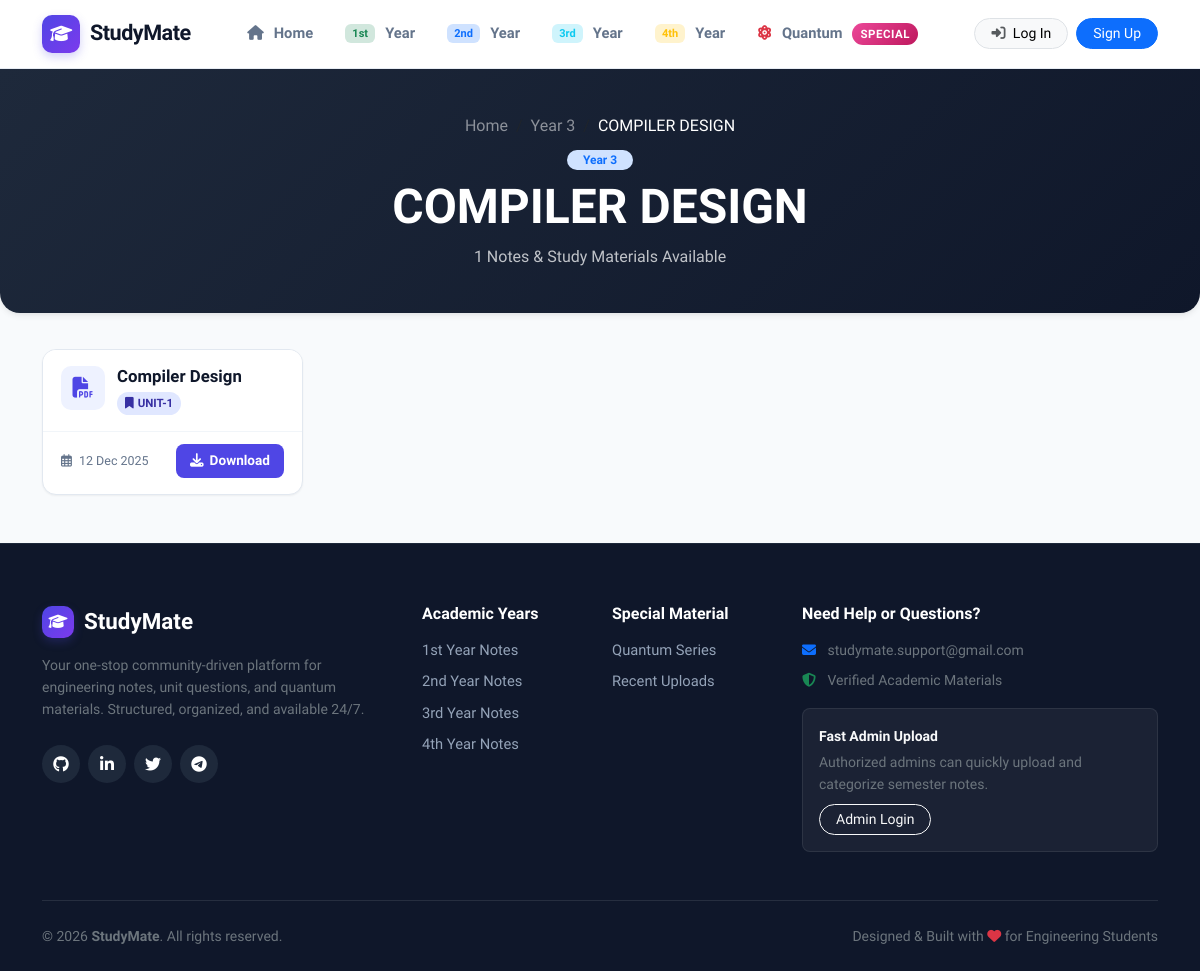
The app's page /subject/4/notes/ with its own data.
### notes/models.py (models this page shows, shortened)
class Subject(models.Model):
    name = models.CharField(max_length=100)
    year = models.IntegerField()  # 1 for 1st year, 2 for 2nd year, etc.
    image = models.ImageField(upload_to='subject_images/', null=True, blank=True)
    is_quantum = models.BooleanField(default=False)
    class Meta:
        ordering = ['year', 'name']
        verbose_name = "Subject"
        verbose_name_plural = "Subjects"

class Note(models.Model):
    title = models.CharField(max_length=200)
    chapter = models.ForeignKey(Chapter, on_delete=models.CASCADE, related_name='notes')
    file = models.FileField(upload_to='notes/')
    uploaded_by = models.ForeignKey(User, on_delete=models.CASCADE, related_name='uploaded_notes')
    upload_date = models.DateTimeField(auto_now_add=True)
    class Meta:
        ordering = ['-upload_date']
        verbose_name = "Note"
        verbose_name_plural = "Notes"

class Chapter(models.Model):
    name = models.CharField(max_length=255)
    subject = models.ForeignKey(Subject, on_delete=models.CASCADE, related_name='chapters')
    image = models.ImageField(upload_to='chapter_images/', null=True, blank=True)
    class Meta:
        ordering = ['subject', 'name']
        verbose_name = "Chapter / Unit"
        verbose_name_plural = "Chapters / Units"

### notes/views.py (the view)
# urls.py: path('subject/<int:subject_id>/notes/', views.subject_notes, name='subject_notes'),
def subject_notes(request, subject_id):
    subject = get_object_or_404(Subject, id=subject_id)
    notes = Note.objects.filter(chapter__subject=subject).select_related('chapter', 'uploaded_by').order_by('-upload_date')
    return render(request, 'subject_notes.html', {
        'subject': subject,
        'notes': notes
    })

### templates/subject_notes.html (shortened to what this page needs)
{% extends 'base.html' %}
{% block content %}
<section class="page-header-banner text-center">
    <div class="container">
        <nav aria-label="breadcrumb">
            <ol class="breadcrumb justify-content-center mb-2">
                <li class="breadcrumb-item"><a href="{% url 'home' %}" class="text-white-50 text-decoration-none">Home</a></li>
                {% if subject.is_quantum %}
                    <li class="breadcrumb-item"><a href="{% url 'quantum' %}" class="text-white-50 text-decoration-none">Quantum</a></li>
                {% else %}
                    <li class="breadcrumb-item"><a href="{% url 'year_notes' subject.year %}" class="text-white-50 text-decoration-none">Year {{ subject.year }}</a></li>
                {% endif %}
                <li class="breadcrumb-item active text-white" aria-current="page">{{ subject.name }}</li>
            </ol>
        </nav>
        <div class="d-inline-flex align-items-center gap-2 mb-2">
            <span class="badge bg-primary-subtle text-primary rounded-pill px-3 py-1 fw-bold">Year {{ subject.year }}</span>
        </div>
        <h1 class="display-5 fw-bold mb-2">{{ subject.name }}</h1>
        <p class="text-light opacity-75 mb-0">{{ notes|length }} Notes & Study Materials Available</p>
    </div>
</section>
<div class="container pb-5">
    {% if notes %}
        <div class="row g-4">
            {% for note in notes %}
                <div class="col-xl-3 col-lg-4 col-md-6">
                    <div class="note-card-modern">
                        <div class="note-card-header">
                            <div class="file-type-icon">
                                <i class="fas fa-file-pdf"></i>
                            </div>
                            <div class="note-header-text">
                                <h6 class="note-title-heading" title="{{ note.title }}">{{ note.title }}</h6>
                                <div class="note-meta-pills">
                                    <span class="pill-chapter" title="{{ note.chapter.name }}">
                                        <i class="fas fa-bookmark me-1"></i>{{ note.chapter.name }}
                                    </span>
                                </div>
                            </div>
                        </div>
                        <div class="note-card-body">
                            <div class="note-upload-info">
                                <i class="far fa-calendar-alt me-1"></i> {{ note.upload_date|date:"d M Y" }}
                            </div>
                            <div class="d-flex align-items-center gap-2">
                                <a href="{{ note.file.url }}" class="btn-download-modern" download>
                                    <i class="fas fa-download"></i> Download
                                </a>
                            </div>
                        </div>
                    </div>
                </div>
            {% endfor %}
        </div>
    {% endif %}
</div>
{% endblock %}

### static/css/style.css (style rules this page uses)
:root { --primary: #4f46e5; --primary-hover: #4338ca; --primary-light: #eef2ff; --primary-glow: rgba(79, 70, 229, 0.25); --success: #10b981; --success-light: #ecfdf5; --warning: #f59e0b; --warning-light: #fffbeb; --danger: #ef4444; --danger-light: #fef2f2; --info: #0ea5e9; --info-light: #f0f9ff; --year-1: #059669; --year-1-grad: linear-gradient(135deg, #10b981 0%, #047857 100%); --year-2: #2563eb; --year-2-grad: linear-gradient(135deg, #3b82f6 0%, #1d4ed8 100%); --year-3: #7c3aed; --year-3-grad: linear-gradient(135deg, #8b5cf6 0%, #6d28d9 100%); --year-4: #ea580c; --year-4-grad: linear-gradient(135deg, #f97316 0%, #c2410c 100%); --quantum-grad: linear-gradient(135deg, #ec4899 0%, #be185d 100%); --bg-body: #f8fafc; --bg-surface: #ffffff; --bg-surface-alt: #f1f5f9; --text-main: #0f172a; --text-muted: #64748b; --text-subtle: #94a3b8; --border-color: #e2e8f0; --border-subtle: #f1f5f9; --radius-sm: 8px; --radius-md: 14px; --radius-lg: 20px; --radius-full: 9999px; --shadow-sm: 0 1px 2px 0 rgba(0, 0, 0, 0.05); --shadow-md: 0 4px 6px -1px rgba(0, 0, 0, 0.07), 0 2px 4px -2px rgba(0, 0, 0, 0.05); --shadow-lg: 0 10px 15px -3px rgba(0, 0, 0, 0.08), 0 4px 6px -4px rgba(0, 0, 0, 0.04); --shadow-xl: 0 20px 25px -5px rgba(0, 0, 0, 0.1), 0 8px 10px -6px rgba(0, 0, 0, 0.04); --shadow-hover: 0 16px 30px rgba(0, 0, 0, 0.12); }
* { margin: 0; padding: 0; box-sizing: border-box; }
body { font-family: 'Plus Jakarta Sans', system-ui, -apple-system, BlinkMacSystemFont, 'Segoe UI', Roboto, sans-serif; background-color: var(--bg-body); color: var(--text-main); line-height: 1.6; min-height: 100vh; display: flex; flex-direction: column; }
a { color: var(--primary); text-decoration: none; transition: all 0.2s ease; }
.note-card-modern { background: var(--bg-surface); border-radius: var(--radius-md); border: 1px solid var(--border-color); box-shadow: var(--shadow-sm); transition: all 0.25s ease; overflow: hidden; display: flex; flex-direction: column; height: 100%; }
.note-card-header { padding: 16px 18px; background: #ffffff; display: flex; align-items: flex-start; gap: 12px; }
.file-type-icon { width: 44px; height: 44px; border-radius: 10px; background: var(--primary-light); color: var(--primary); display: flex; align-items: center; justify-content: center; font-size: 1.3rem; flex-shrink: 0; }
.note-header-text { flex: 1; min-width: 0; }
.note-title-heading { font-weight: 700; font-size: 1.05rem; color: var(--text-main); margin-bottom: 4px; white-space: nowrap; overflow: hidden; text-overflow: ellipsis; }
.note-meta-pills { display: flex; flex-wrap: wrap; gap: 6px; margin-top: 6px; }
.pill-chapter { font-size: 0.72rem; font-weight: 600; background: #e0e7ff; color: #3730a3; padding: 2px 8px; border-radius: var(--radius-full); }
.note-card-body { padding: 12px 18px 16px; margin-top: auto; border-top: 1px solid var(--border-subtle); display: flex; align-items: center; justify-content: space-between; }
.note-upload-info { font-size: 0.78rem; color: var(--text-muted); }
.btn-download-modern { display: inline-flex; align-items: center; gap: 6px; background: var(--primary); color: white; font-weight: 600; font-size: 0.85rem; padding: 6px 14px; border-radius: var(--radius-sm); transition: all 0.2s ease; }
.page-header-banner { background: linear-gradient(135deg, #1e293b, #0f172a); color: white; padding: 44px 0; margin-bottom: 36px; border-radius: 0 0 var(--radius-lg) var(--radius-lg); box-shadow: var(--shadow-md); }

### records on screen
Subject: year "3", name "COMPILER DESIGN"
Note: title "Compiler Design", chapter.name "UNIT-1", upload_date "12 Dec 2025"

### other values on screen
{{ notes|length }} "1"
